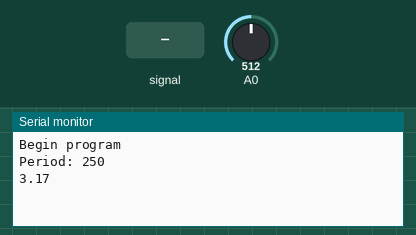
This sketch was run on a simulated Arduino Uno, built with avr-gcc and run on an emulated ATmega328P. Parts: the last lines printed to the serial monitor. Inputs (shaded band) come from the test bench; at power-on: A0 = 512.

Above: at 1.2 s.
1.3 s: A0 fed a 200 Hz sine of ±81 counts around its level
At 2.6 s:
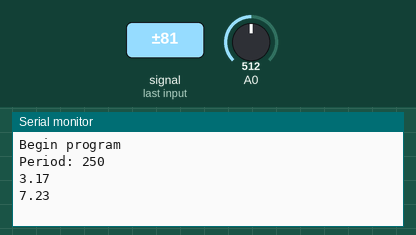
2.8 s: A0 set to 716
At 3.8 s:
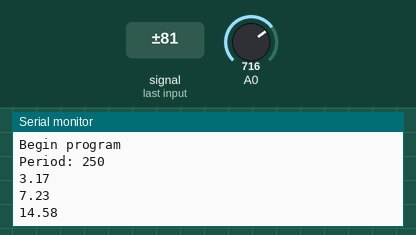
4.3 s: A0 set to 900
At 5.6 s:
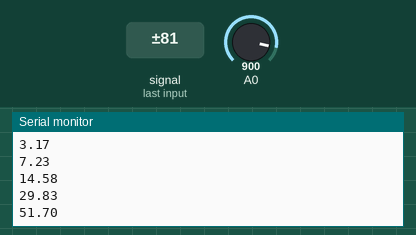
5.8 s: A0 fed a 200 Hz sine of ±81 counts around its level
At 6.5 s:
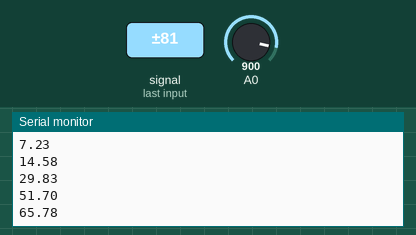
Timing chart, 0 to 8.3 s (numbered marks = the images above; inputs shaded):
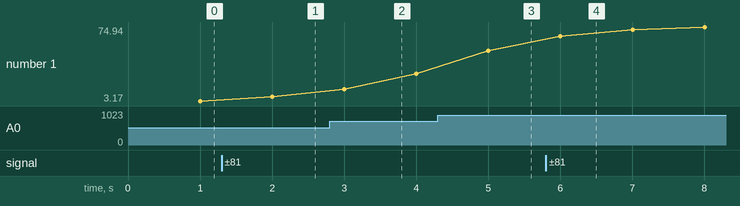

Measured:
- after the input at 1.3 s, the serial monitor: prints a new line after 0.70 s (image 1)
- after the input at 2.8 s, the serial monitor: prints a new line after 0.20 s (image 2)
- after the input at 4.3 s, the serial monitor: prints a new line after 0.70 s (image 3)
- after the input at 5.8 s, the serial monitor: prints a new line after 0.20 s (image 4)
- plotted number 1: 3.17 → 7.23 after the input at 1.3 s, 7.23 → 29.83 after the input at 2.8 s, 29.83 → 51.7 after the input at 4.3 s, 51.7 → 74.94 after the input at 5.8 s

The sketch:

sensor_firmware.ino
```cpp
/*
 * Wind Sensor Firmware
 *
 */


#include "TimerOne.h"

int counter = 0;
int average = 0;
float output = 0;
float previous_output = 0;
int freq = 4000;

void setup() {
    int baud_rate = 9600;
    Serial.begin(baud_rate);
    Serial.println("Begin program");
    // analogReference(EXTERNAL);

    // Set frequency
    long period = ((float)1.0/(float)freq)*(1E6);
    Serial.print("Period: ");
    Serial.println(period);
    long timer_delay_us = period;

    // Attach timer
    Timer1.initialize(timer_delay_us);
    Timer1.attachInterrupt(interrupt_loop);
}

void loop() {
}

/* Here is the routine that is run when the timer interrupt goes off */
void interrupt_loop(){
    int sensorValue = analogRead(A0);

    // Print out every second
    if(counter >= freq){
        previous_output = output;
        output = output*0.190 + 2.753;
        // output = 2.753;
        Serial.println(output);
        counter = 0;
    }
    // Sample continiously
    else{
        output = 0.0002*abs(sensorValue - 508) + 0.9998*(previous_output);
        previous_output = output;
        counter++;
    }
}
```
